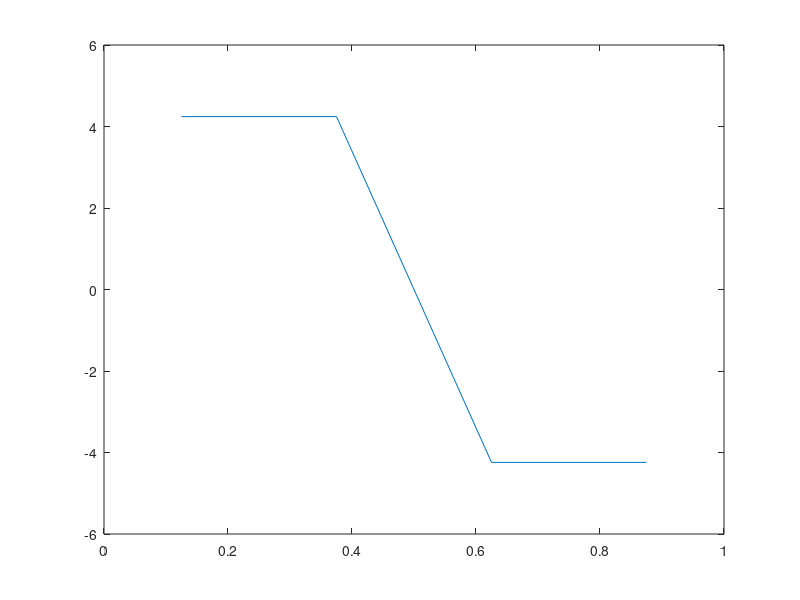

Reproduce this figure in MATLAB.
%% Exercicio 1
t = 1/8 : 2/8 : 1;
m = 6 * sin (2*pi*t)
plot(t, m)

% amostras
mQ = [9/2 9/2 -9/2 -9/2]

% erros
Erro = (m(1:end) - mQ).^2 % o "." representa element-wise

% erro medio
E = sum(Erro)/length(Erro)
